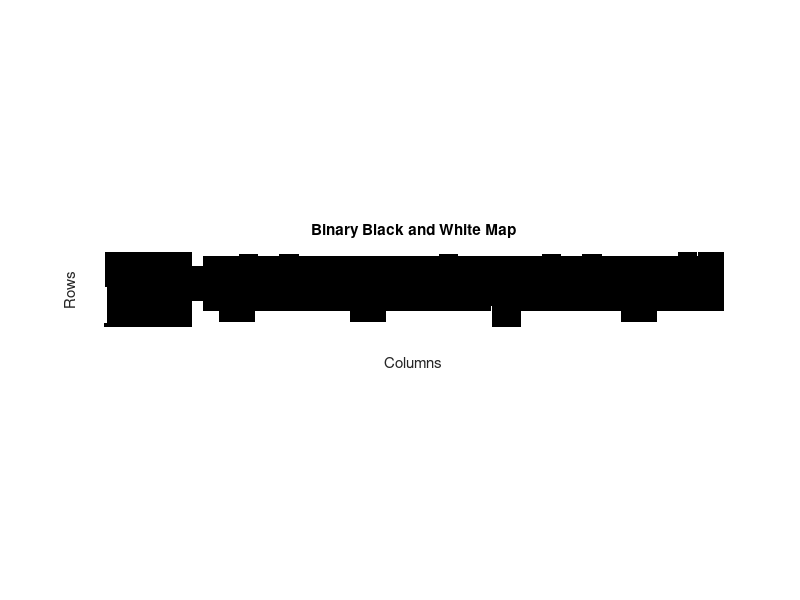

The MATLAB source for this figure:
data = load('map2023.dat');

% Assuming binaryData contains your binary data (85 rows x 700 columns)

% Display the binary data as a black and white image
imshow(data, 'InitialMagnification', 'fit');

% Set colormap to display black and white
colormap(flipud(gray));

% Set title and axis labels (optional)
title('Binary Black and White Map');
xlabel('Columns');
ylabel('Rows');